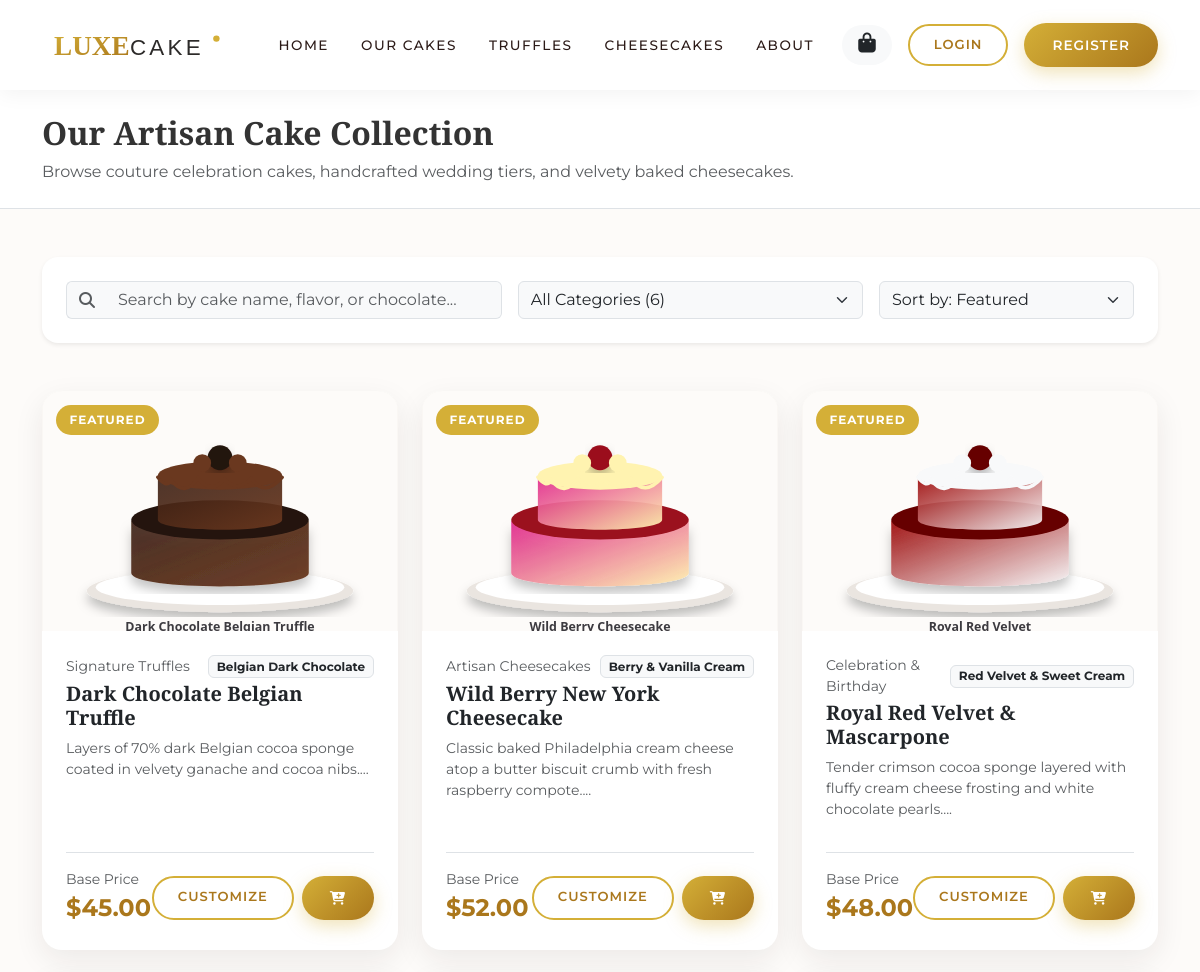
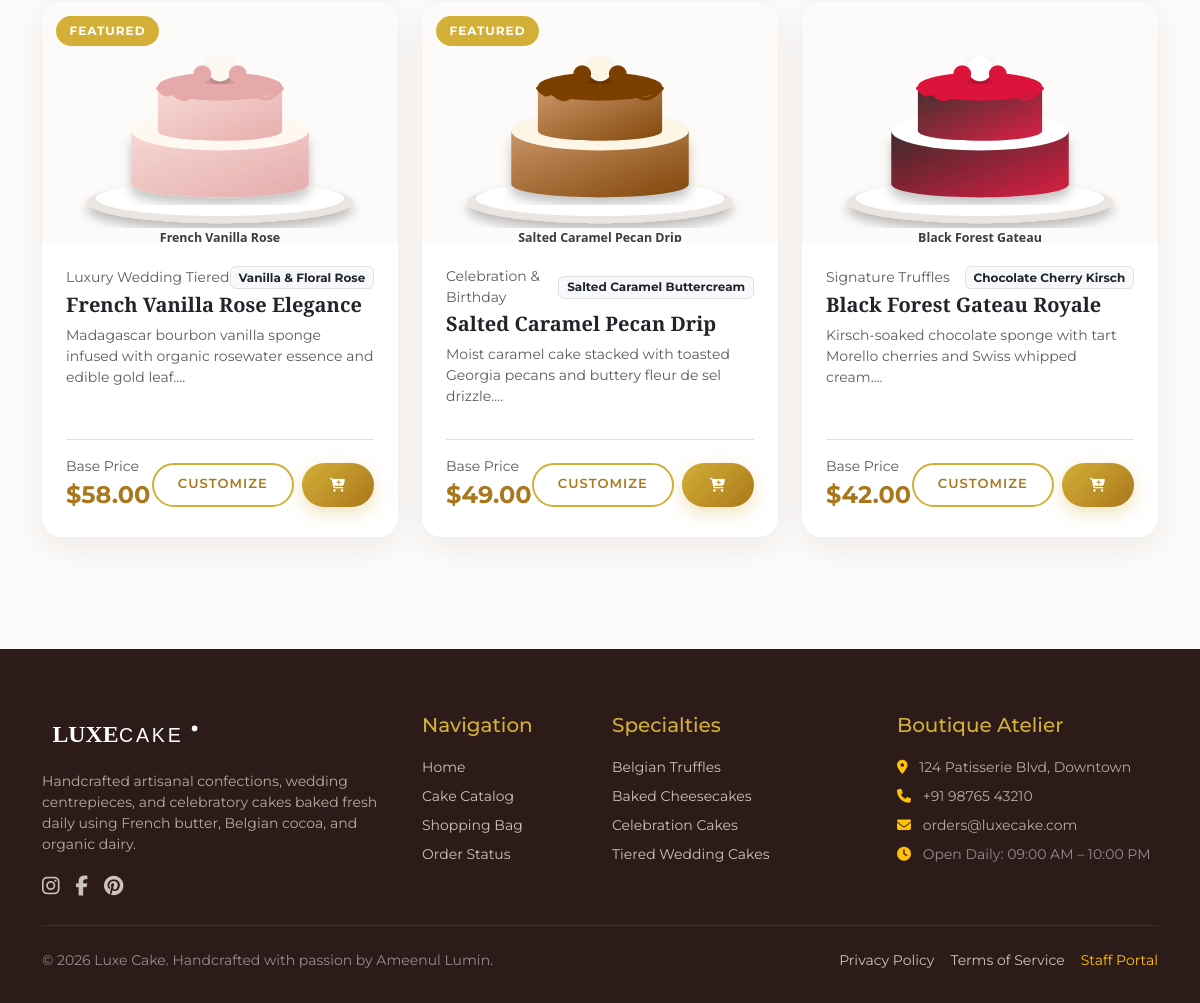
Screenshot of /cakes.php with the database file from the repository (2 pictures, top to bottom).
### tables this page shows
CREATE TABLE IF NOT EXISTS `cakes` (
    `id` INT AUTO_INCREMENT PRIMARY KEY,
    `category_id` INT NOT NULL,
    `name` VARCHAR(150) NOT NULL,
    `slug` VARCHAR(150) NOT NULL,
    `description` TEXT NOT NULL,
    `flavor` VARCHAR(100) NOT NULL,
    `price` DECIMAL(10, 2) NOT NULL,
    `weight_options` VARCHAR(100) DEFAULT '0.5kg, 1kg, 2kg, 3kg',
    `image` VARCHAR(255) NOT NULL,
    `is_featured` TINYINT(1) DEFAULT 0,
    `is_available` TINYINT(1) DEFAULT 1,
    `created_at` TIMESTAMP DEFAULT CURRENT_TIMESTAMP,
    `updated_at` TIMESTAMP DEFAULT CURRENT_TIMESTAMP ON UPDATE CURRENT_TIMESTAMP,
    FOREIGN KEY (`category_id`) REFERENCES `categories`(`id`) ON DELETE CASCADE
);

CREATE TABLE IF NOT EXISTS `categories` (
    `id` INT AUTO_INCREMENT PRIMARY KEY,
    `name` VARCHAR(100) NOT NULL,
    `slug` VARCHAR(100) NOT NULL UNIQUE,
    `description` TEXT DEFAULT NULL,
    `image` VARCHAR(255) DEFAULT NULL,
    `created_at` TIMESTAMP DEFAULT CURRENT_TIMESTAMP
);

### cakes.php (the view, shortened to what this page needs)
<?php
require_once __DIR__ . '/includes/header.php';
$search = isset($_GET['search']) ? trim($_GET['search']) : '';
$sort = isset($_GET['sort']) ? $_GET['sort'] : 'default';
$query = "SELECT c.*, cat.name as category_name FROM cakes c JOIN categories cat ON c.category_id = cat.id WHERE c.is_available = 1";
$params = [];
if ($sort === 'price_asc') {
    $query .= " ORDER BY c.price ASC";
} elseif ($sort === 'price_desc') {
    $query .= " ORDER BY c.price DESC";
} else {
    $query .= " ORDER BY c.is_featured DESC, c.id ASC";
}
$stmt = $pdo->prepare($query);
$stmt->execute($params);
$cakes = $stmt->fetchAll();
?>
<div class="bg-white py-4 border-bottom">
    <div class="container">
        <h1 class="h2 fw-bold mb-2">Our Artisan Cake Collection</h1>
        <p class="text-muted mb-0">Browse couture celebration cakes, handcrafted wedding tiers, and velvety baked cheesecakes.</p>
    </div>
</div>
<div class="container py-5">
    <div class="bg-white p-4 rounded-4 shadow-sm mb-5">
        <form method="GET" action="cakes.php" class="row g-3 align-items-center">
            <div class="col-md-5">
                <div class="input-group">
                    <span class="input-group-text bg-light border-end-0"><i class="fa-solid fa-magnifying-glass text-muted"></i></span>
                    <input type="text" name="search" class="form-control bg-light border-start-0" placeholder="Search by cake name, flavor, or chocolate..." value="<?php echo htmlspecialchars($search); ?>">
                </div>
            </div>
            <div class="col-md-4">
                <select name="category" class="form-select bg-light" onchange="this.form.submit()">
                    <option value="0">All Categories (<?php echo count($cakes); ?>)</option>
                </select>
            </div>
            <div class="col-md-3">
                <select name="sort" class="form-select bg-light" onchange="this.form.submit()">
                    <option value="default" <?php echo $sort === 'default' ? 'selected' : ''; ?>>Sort by: Featured</option>
                </select>
            </div>
        </form>
    </div>
    <?php if (empty($cakes)): ?>
        <div class="text-center py-5">
            <i class="fa-solid fa-cake-candles fs-1 text-muted mb-3"></i>
            <h4 class="fw-bold">No cakes found</h4>
            <p class="text-muted">Try adjusting your search criteria or explore all categories.</p>
            <a href="cakes.php" class="btn btn-outline-luxury mt-2">Reset Filters</a>
        </div>
    <?php else: ?>
        <div class="row g-4">
            <?php foreach ($cakes as $cake): ?>
                <div class="col-lg-4 col-md-6">
                    <div class="cake-card">
                        <div class="cake-card-img-wrap">
                            <?php if ($cake['is_featured']): ?>
                                <span class="cake-badge-featured">Featured</span>
                            <?php endif; ?>
                            <img src="<?php echo htmlspecialchars($cake['image']); ?>" alt="<?php echo htmlspecialchars($cake['name']); ?>">
                        </div>
                        <div class="p-4 d-flex flex-column flex-grow-1">
                            <div class="d-flex justify-content-between align-items-center mb-1">
                                <span class="text-muted small"><?php echo htmlspecialchars($cake['category_name']); ?></span>
                                <span class="badge bg-light text-dark border small"><?php echo htmlspecialchars($cake['flavor']); ?></span>
                            </div>
                            <h4 class="h5 fw-bold mb-2">
                                <a href="cake_details.php?id=<?php echo $cake['id']; ?>" class="text-decoration-none text-dark">
                                    <?php echo htmlspecialchars($cake['name']); ?>
                                </a>
                            </h4>
                            <p class="text-muted small flex-grow-1">
                                <?php echo htmlspecialchars(substr($cake['description'], 0, 110)) . '...'; ?>
                            </p>
                            <div class="d-flex justify-content-between align-items-center mt-3 pt-3 border-top">
                                <div>
                                    <span class="text-muted small d-block">Base Price</span>
                                    <span class="cake-price">$<?php echo number_format($cake['price'], 2); ?></span>
                                </div>
                                <div class="d-flex gap-2">
                                    <a href="cake_details.php?id=<?php echo $cake['id']; ?>" class="btn btn-outline-luxury">Customize</a>
                                    <form action="actions/add_to_cart.php" method="POST" class="d-inline">
                                        <button type="submit" class="btn btn-luxury" title="Add to Bag"><i class="fa-solid fa-cart-plus"></i></button>
                                    </form>
                                </div>
                            </div>
                        </div>
                    </div>
                </div>
            <?php endforeach; ?>
        </div>
    <?php endif; ?>
</div>
<?php require_once __DIR__ . '/includes/footer.php'; ?>

### css/style.css (style rules this page uses)
:root { --primary-gold: #D4AF37; --primary-gold-dark: #AA771C; --dark-cocoa: #2C1B18; --soft-cream: #FDFBF9; --warm-vanilla: #F7F3EE; --card-shadow: 0 10px 30px rgba(44, 27, 24, 0.08); --hover-shadow: 0 18px 40px rgba(44, 27, 24, 0.14); }
body { font-family: 'Montserrat', sans-serif; background-color: var(--soft-cream); color: #333333; display: flex; flex-direction: column; min-height: 100vh; }
h1, h2, h3, h4, .brand-font { font-family: 'Playfair Display', Georgia, serif; color: var(--dark-cocoa); }
.btn-luxury { background: linear-gradient(135deg, var(--primary-gold), var(--primary-gold-dark)); color: #FFFFFF; border: none; font-weight: 600; letter-spacing: 1px; text-transform: uppercase; font-size: 0.85rem; padding: 0.75rem 1.75rem; border-radius: 50px; box-shadow: 0 6px 18px rgba(212, 175, 55, 0.35); transition: all 0.3s ease; }
.btn-outline-luxury { border: 2px solid var(--primary-gold); color: var(--primary-gold-dark); font-weight: 600; border-radius: 50px; padding: 0.6rem 1.5rem; text-transform: uppercase; font-size: 0.82rem; letter-spacing: 1px; transition: all 0.3s ease; }
.cake-card { background: #FFFFFF; border: none; border-radius: 20px; overflow: hidden; box-shadow: var(--card-shadow); transition: all 0.3s cubic-bezier(0.165, 0.84, 0.44, 1); height: 100%; display: flex; flex-direction: column; }
.cake-card-img-wrap { height: 240px; background-color: var(--warm-vanilla); display: flex; align-items: center; justify-content: center; overflow: hidden; position: relative; }
.cake-card-img-wrap img { max-height: 100%; width: 100%; object-fit: cover; transition: transform 0.5s ease; }
.cake-badge-featured { position: absolute; top: 14px; left: 14px; background: var(--primary-gold); color: #FFFFFF; font-size: 0.75rem; font-weight: 700; text-transform: uppercase; letter-spacing: 1px; padding: 0.35rem 0.85rem; border-radius: 30px; }
.cake-price { font-size: 1.5rem; font-weight: 700; color: var(--primary-gold-dark); }

### rows the page displays
cakes: is_featured "FEATURED", image (picture), category.name "Signature Truffles", flavor "Belgian Dark Chocolate", name "Dark Chocolate Belgian Truffle", description "Layers of 70% dark Belgian cocoa sponge coated in velvety ganache and cocoa nibs.", price "45.00"
cakes: is_featured "FEATURED", image (picture), category.name "Artisan Cheesecakes", flavor "Berry & Vanilla Cream", name "Wild Berry New York Cheesecake", description "Classic baked Philadelphia cream cheese atop a butter biscuit crumb with fresh raspberry compote.", price "52.00"
cakes: is_featured "FEATURED", image (picture), category.name "Celebration & Birthday", flavor "Red Velvet & Sweet Cream", name "Royal Red Velvet & Mascarpone", description "Tender crimson cocoa sponge layered with fluffy cream cheese frosting and white chocolate pearls.", price "48.00"
cakes: is_featured "FEATURED", image (picture), category.name "Luxury Wedding Tiered", flavor "Vanilla & Floral Rose", name "French Vanilla Rose Elegance", description "Madagascar bourbon vanilla sponge infused with organic rosewater essence and edible gold leaf.", price "58.00"
cakes: is_featured "FEATURED", image (picture), category.name "Celebration & Birthday", flavor "Salted Caramel Buttercream", name "Salted Caramel Pecan Drip", description "Moist caramel cake stacked with toasted Georgia pecans and buttery fleur de sel drizzle.", price "49.00"
cakes: image (picture), category.name "Signature Truffles", flavor "Chocolate Cherry Kirsch", name "Black Forest Gateau Royale", description "Kirsch-soaked chocolate sponge with tart Morello cherries and Swiss whipped cream.", price "42.00"
